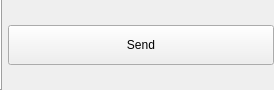
<?xml version="1.0" encoding="UTF-8"?>
<ui version="4.0">
 <class>ClientBlockActionForm</class>
 <widget class="QWidget" name="ClientBlockActionForm">
  <property name="geometry">
   <rect>
    <x>0</x>
    <y>0</y>
    <width>274</width>
    <height>90</height>
   </rect>
  </property>
  <property name="minimumSize">
   <size>
    <width>0</width>
    <height>40</height>
   </size>
  </property>
  <property name="maximumSize">
   <size>
    <width>16777215</width>
    <height>90</height>
   </size>
  </property>
  <property name="windowTitle">
   <string>Form</string>
  </property>
  <layout class="QHBoxLayout" name="horizontalLayout_2">
   <property name="leftMargin">
    <number>0</number>
   </property>
   <property name="topMargin">
    <number>0</number>
   </property>
   <property name="rightMargin">
    <number>0</number>
   </property>
   <property name="bottomMargin">
    <number>0</number>
   </property>
   <item>
    <widget class="QFrame" name="frame_controls">
     <property name="frameShape">
      <enum>QFrame::Panel</enum>
     </property>
     <property name="frameShadow">
      <enum>QFrame::Raised</enum>
     </property>
     <layout class="QGridLayout" name="gridLayout_controls" rowminimumheight="0" columnminimumwidth="0">
      <property name="sizeConstraint">
       <enum>QLayout::SetNoConstraint</enum>
      </property>
      <property name="leftMargin">
       <number>0</number>
      </property>
      <property name="topMargin">
       <number>0</number>
      </property>
      <property name="rightMargin">
       <number>0</number>
      </property>
      <property name="bottomMargin">
       <number>5</number>
      </property>
      <property name="verticalSpacing">
       <number>3</number>
      </property>
     </layout>
    </widget>
   </item>
   <item>
    <widget class="QPushButton" name="pushButton_send">
     <property name="sizePolicy">
      <sizepolicy hsizetype="MinimumExpanding" vsizetype="Expanding">
       <horstretch>0</horstretch>
       <verstretch>0</verstretch>
      </sizepolicy>
     </property>
     <property name="minimumSize">
      <size>
       <width>0</width>
       <height>30</height>
      </size>
     </property>
     <property name="maximumSize">
      <size>
       <width>16777215</width>
       <height>40</height>
      </size>
     </property>
     <property name="text">
      <string>Send</string>
     </property>
    </widget>
   </item>
  </layout>
 </widget>
 <resources/>
 <connections/>
</ui>
